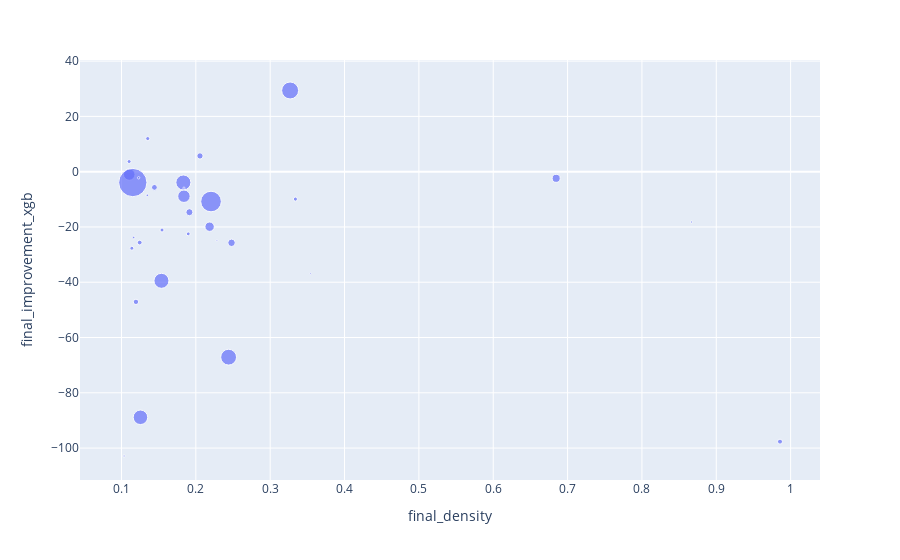

This figure's notebook cell:
### Code cell
import plotly.express as px
fig = px.scatter(final_table, x='final_density', y='final_improvement_xgb', size='final_number_rows')
fig.show()

### Figure 1 — Plotly figure (JSON) as saved in the notebook; plotly's stock layout.template omitted (floating-point values rounded to 4 significant figures)
{"data": [{"hovertemplate": "final_density=%{x}<br>final_improvement_xgb=%{y}<br>final_number_rows=%{marker.size}<extra></extra>", "legendgroup": "", "marker": {"color": "#636efa", "size": [1503, 34, 52, 2533, 723, 255, 625, 164, 187, 8960, 276, 4761, 176, 3221, 323, 986, 184, 63, 1731, 178, 444, 67, 2812, 37, 69, 374, 53, 53, 2519, 175, 558, 2368], "sizemode": "area", "sizeref": 22.4, "symbol": "circle"}, "mode": "markers", "name": "", "orientation": "v", "showlegend": false, "type": "scatter", "x": [0.1104, 0.3542, 0.8667, 0.1832, 0.6847, 0.1245, 0.248, 0.1898, 0.3339, 0.1152, 0.9857, 0.2204, 0.1103, 0.3268, 0.1195, 0.2185, 0.1353, 0.123, 0.184, 0.1545, 0.2056, 0.1163, 0.2441, 0.2284, 0.1348, 0.1443, 0.1035, 0.184, 0.1537, 0.1139, 0.1914, 0.1255], "xaxis": "x", "y": [-1.022, -36.92, -18.22, -3.916, -2.413, -25.64, -25.74, -22.5, -9.922, -3.941, -97.67, -10.8, 3.664, 29.37, -47.11, -19.91, 11.97, -2.213, -8.889, -21.11, 5.693, -23.81, -67.11, -24.94, -8.55, -5.687, -102.9, -5.956, -39.48, -27.7, -14.67, -88.86], "yaxis": "y"}], "layout": {"legend": {"itemsizing": "constant", "tracegroupgap": 0}, "margin": {"t": 60}, "xaxis": {"anchor": "y", "domain": [0, 1], "title": {"text": "final_density"}}, "yaxis": {"anchor": "x", "domain": [0, 1], "title": {"text": "final_improvement_xgb"}}}}
